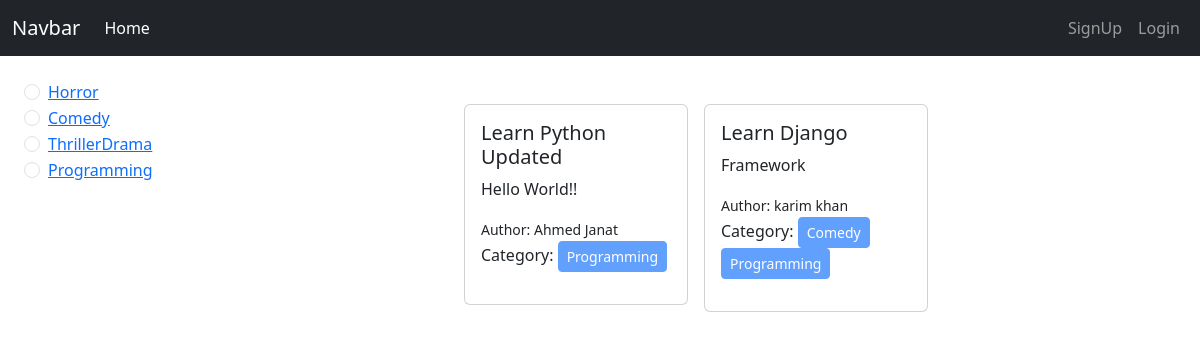
/category/programming/, run on the app's committed database.
### categories/models.py (models this page shows, shortened)
class Category(models.Model):
    name = models.CharField(max_length=20)
    slug = models.SlugField(max_length=100, unique=True, null=True, blank=True)

### posts/models.py (models this page shows)
class Post(models.Model):
    title = models.CharField(max_length=50)
    content = models.TextField()
    category = models.ManyToManyField(Category) # many to many relationship in posts and categories
    author = models.ForeignKey(User, on_delete=models.CASCADE) # many to one relationship
    def __str__(self):
        return self.title

### blog_project/views.py (the view)
# urls.py: path('', views.home, name='homepage'),
def home(request, category_slug = None):
    data = Post.objects.all()
    if category_slug is not None:
        category = Category.objects.get(slug = category_slug)
        data = Post.objects.filter(category = category)
    categories = Category.objects.all()
    print(data)
    return render(request, 'home.html', {'data':data, 'category' : categories})

### templates/home.html
{% extends "base.html" %}
{% block content %}
<div class="d-flex flex-wrap p-4">
<div class="col-2">
  {% for cat in category %}
  <div class="form-check">
    <input class="form-check-input" type="radio" name="category" id={{cat.id}}>
    <label class="form-check-label" for={{cat.id}}>
      <a href={% url "category_wise_post" cat.slug%}>{{cat.name}}</a>
    </label>
  </div>
  {% endfor %}
</div>
<div class="col-10">
  <div class="d-flex flex-wrap justify-content-center">
    {% for post in data %}
    <div class="col-sm-3 mt-3">
        <div class="card m-2">
          <div class="card-body">
            <h5 class="card-title">{{post.title}}</h5>
            <p class="card-text">{{post.content}}</p>
            <small>Author: {{post.author.first_name}} {{post.author.last_name}}</small><br>
            <p>Category:
                {% for cat in post.category.all %}
                <button class="btn btn-primary btn-sm" disabled="disabled">{{cat.name}}</button>
                {% endfor %}
            </p>
          </div>
        </div>
      </div>
    {% endfor %}
  </div>
</div>
</div>
{% endblock content %}

### data on the page
Category: name "Horror"
Category: name "Comedy"
Category: name "ThrillerDrama"
Category: name "Programming"
Post: title "Learn Python Updated", content "Hello World!!", author.first_name "Ahmed", author.last_name "Janat"
Post: title "Learn Django", content "Framework", author.first_name "karim", author.last_name "khan"
